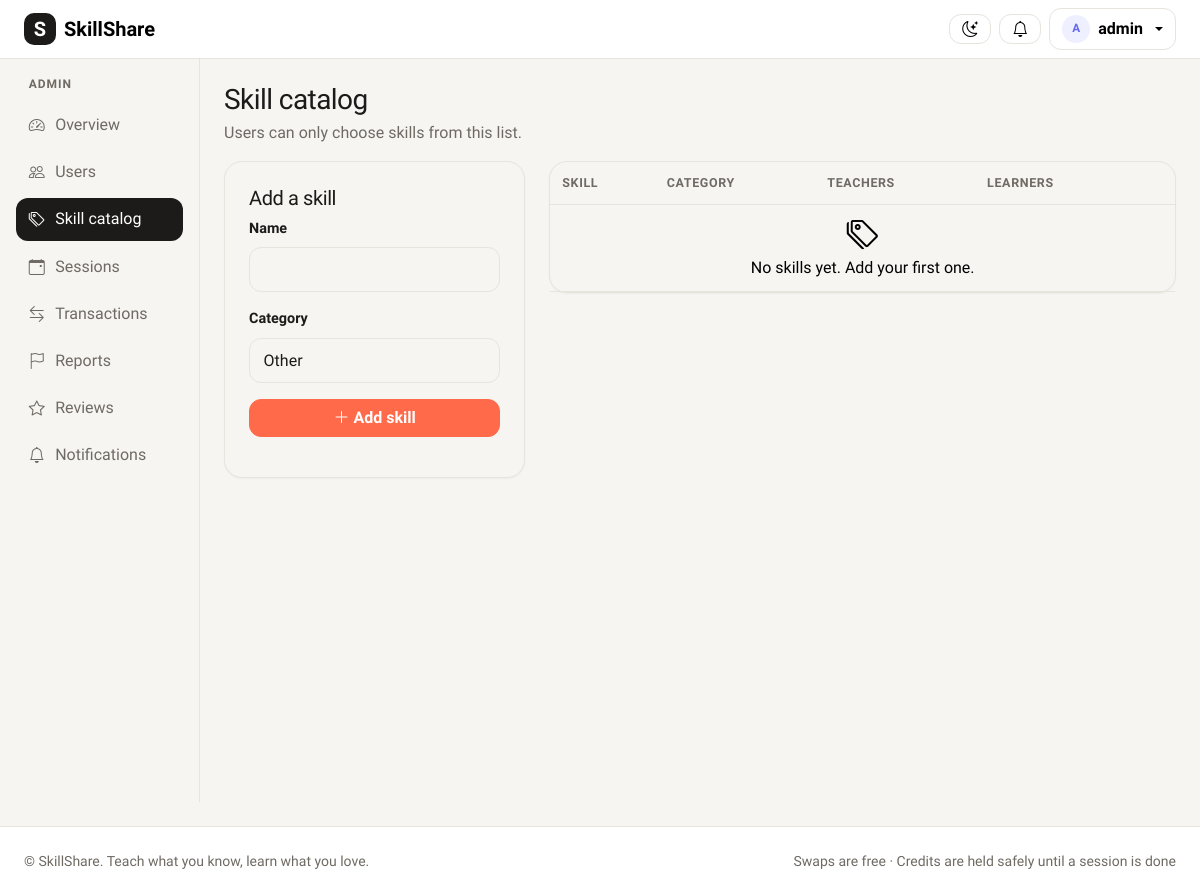
The page /admin-panel/skills/ (signed in) on the database as committed earlier.
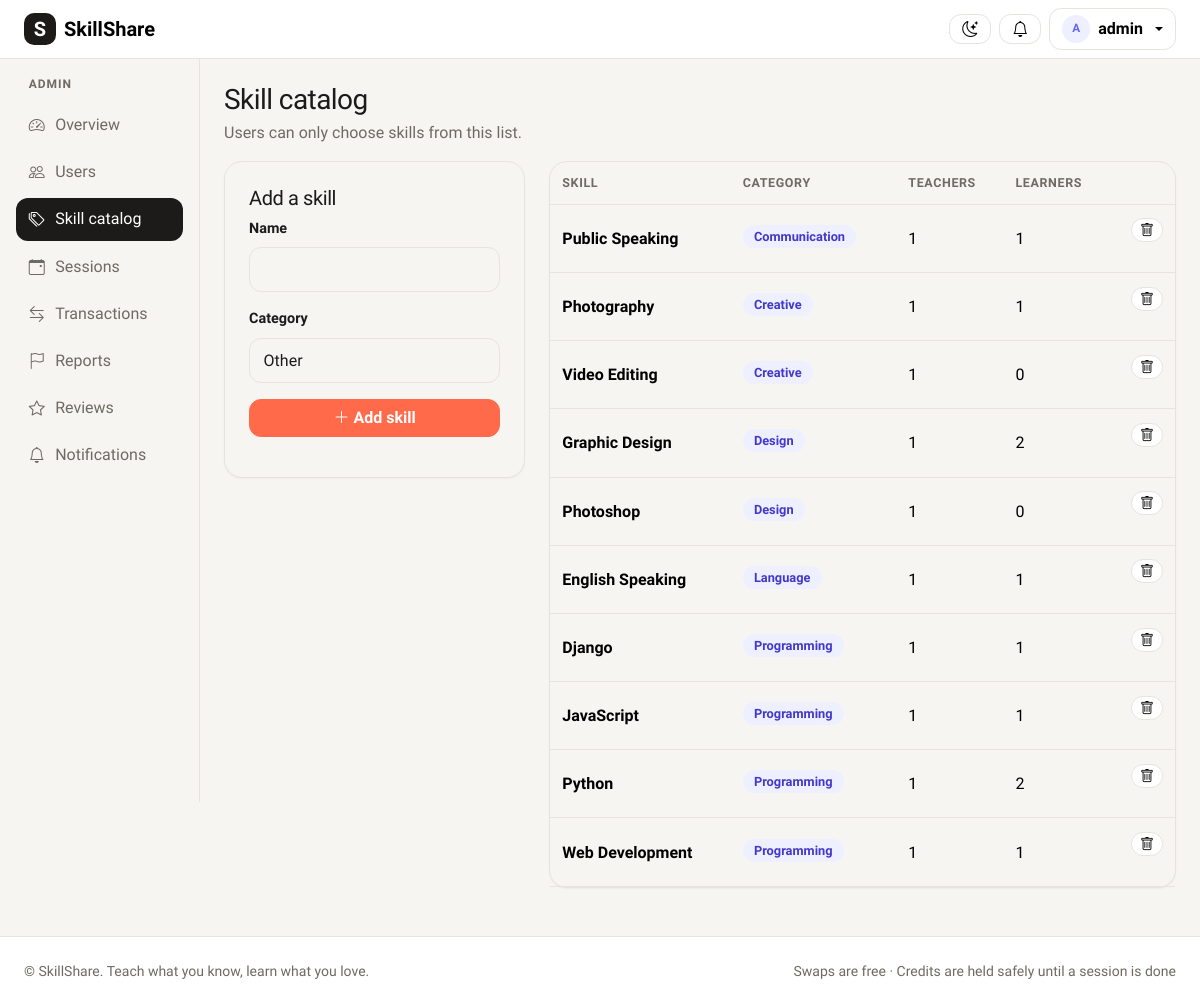
The same page on the database as committed later.
### skills/models.py (models this page shows, shortened)
class Skill(models.Model):
    name = models.CharField(max_length=60, unique=True)
    category = models.CharField(max_length=60, default="Other")
    class Meta:
        ordering = ["category", "name"]
    def teacher_count(self):
        return UserSkill.objects.filter(skill=self, kind="teach").count()
    def learner_count(self):
        return UserSkill.objects.filter(skill=self, kind="learn").count()

### skills/views.py (the view)
# urls.py: path("admin-panel/skills/", skills_views.admin_skills, name="admin_skills"),
@login_required
def admin_skills(request):
    if not_admin(request):
        return redirect("dashboard")
    form = SkillForm(request.POST or None)
    if request.method == "POST" and form.is_valid():
        skill = form.save()
        messages.success(request, f"{skill} was added to the catalog.")
        return redirect("admin_skills")
    skills = Skill.objects.all()
    return render(request, "skills/admin_skills.html", {"form": form, "skills": skills})

### skills/forms.py
class SkillForm(forms.ModelForm):
    class Meta:
        model = Skill
        fields = ["name", "category"]
    def __init__(self, *args, **kwargs):
        super().__init__(*args, **kwargs)
        add_bootstrap_classes(self)

### accounts/forms.py (called while the page is built)
def add_bootstrap_classes(form):
    for field in form.fields.values():
        if isinstance(field.widget, forms.Select):
            field.widget.attrs["class"] = "form-select"
        else:
            field.widget.attrs["class"] = "form-control"

### accounts/models.py (called while the page is built)
    def is_admin(self):
        return self.role == "admin"

    def display_name(self):
        return self.get_full_name() or self.username

### accounts/views.py (called while the page is built)
def not_admin(request):
    if not request.user.is_admin():
        messages.error(request, "Only admins can open that page.")
        return True
    return False

### templates/skills/admin_skills.html (shortened to what this page needs)
{% extends "base.html" %}
{% block content %}
<h1 class="h3 mb-1">Skill catalog</h1>
<p class="text-secondary">Users can only choose skills from this list.</p>
<div class="row g-4">
  <div class="col-lg-4">
    <div class="card p-4">
      <h2 class="h5">Add a skill</h2>
      <form method="post">
        {% include "shared/_form_fields.html" with form=form %}
        <button type="submit" class="btn btn-coral w-100"><i class="bi bi-plus-lg"></i> Add skill</button>
      </form>
    </div>
  </div>
  <div class="col-lg-8">
    <div class="card">
      <div class="table-responsive">
        <table class="table mb-0 align-middle">
          <thead><tr><th>Skill</th><th>Category</th><th>Teachers</th><th>Learners</th><th></th></tr></thead>
          <tbody>
            {% for skill in skills %}
              <tr>
                <td class="fw-semibold">{{ skill.name }}</td>
                <td><span class="skill-tag">{{ skill.category }}</span></td>
                <td>{{ skill.teacher_count }}</td>
                <td>{{ skill.learner_count }}</td>
                <td class="text-end">
                  <form method="post" action="{% url 'admin_delete_skill' skill.pk %}" onsubmit="return confirm('Delete {{ skill.name }}? It will be removed from every profile.');">
                    <button class="btn btn-sm btn-light"><i class="bi bi-trash"></i></button>
                  </form>
                </td>
              </tr>
            {% empty %}
              <tr><td colspan="5" class="empty-state"><i class="bi bi-tags"></i>No skills yet. Add your first one.</td></tr>
            {% endfor %}
          </tbody>
        </table>
      </div>
    </div>
  </div>
</div>
{% endblock %}

Rows that differ between the two databases and show on the page:
added Skill: name "Public Speaking", category "Communication", teacher_count "1", learner_count "1"
added Skill: name "Photography", category "Creative", teacher_count "1", learner_count "1"
added Skill: name "Video Editing", category "Creative", teacher_count "1", learner_count "0"
added Skill: name "Graphic Design", category "Design", teacher_count "1", learner_count "2"
added Skill: name "Photoshop", category "Design", teacher_count "1", learner_count "0"
added Skill: name "English Speaking", category "Language", teacher_count "1", learner_count "1"
added Skill: name "Django", category "Programming", teacher_count "1", learner_count "1"
added Skill: name "JavaScript", category "Programming", teacher_count "1", learner_count "1"
added Skill: name "Python", category "Programming", teacher_count "1", learner_count "2"
added Skill: name "Web Development", category "Programming", teacher_count "1", learner_count "1"
Other text that changed with them:
text no longer shown: "No skills yet. Add your first one."
